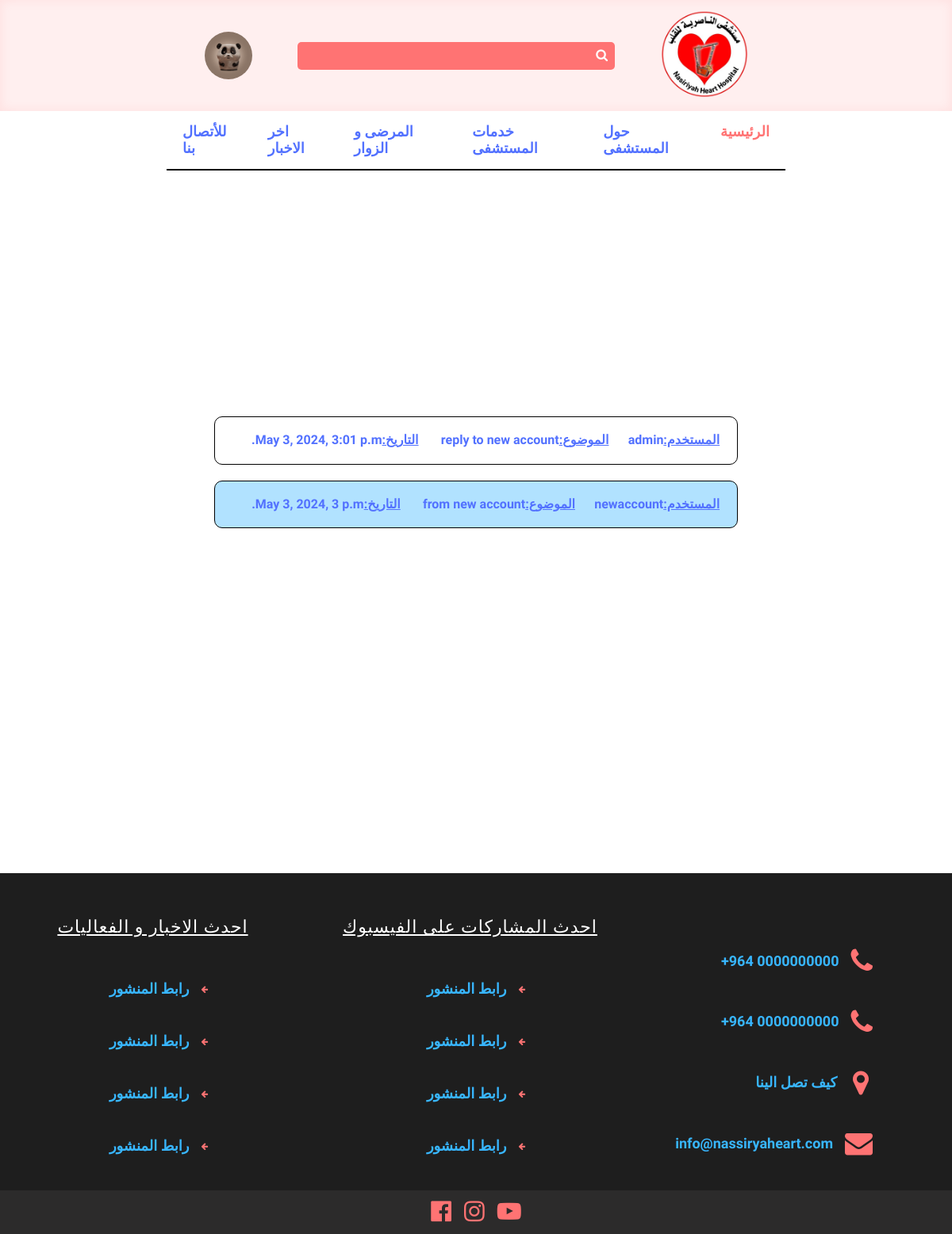
Page /contact/mail/emails_list/ (signed in) on the committed database.
### mainapp/models.py (models this page shows, shortened)
class Profile(models.Model):
    user=models.OneToOneField( settings.AUTH_USER_MODEL,on_delete=models.CASCADE)
    image=models.ImageField(default="/default.jpg",upload_to="profile/%Y/%m/%d")
    phone_number = models.CharField(max_length=60,
                             null=True, blank=True)
    birthdate=models.DateField(blank=True,null=True)

class Mail(models.Model):
    email_reply=models.CharField(max_length=255)
    subject=models.CharField(max_length=255,null=False,default='')
    user=models.ForeignKey(settings.AUTH_USER_MODEL,on_delete=models.CASCADE)
    email_body=RichTextUploadingField(null=True,blank=True)
    user_visible=models.BooleanField(default=True)
    replied=models.BooleanField(default=False)
    created=models.DateTimeField(auto_now=True,blank=True)

### chat/views.py (the view)
# urls.py: path("mail/emails_list/",views.emails_list,name="emails_list"),
def emails_list(request):
    active_user_mails=Q(user=request.user)
    admin_user_mails=Q(user=User.objects.get(is_superuser=True))
    if request.user.is_superuser:
        q1=Q(user=request.user)
        q2=Q(email_reply='hospital@gmail.com')
        emails=Mail.objects.filter(q1 | q2).order_by('created')
    else:
        emails=Mail.objects.filter(admin_user_mails | active_user_mails)
    return render(request,'chat/mails_list.html',{'emails':emails})

### chat/templates/chat/mails_list.html (shortened to what this page needs)
{% extends 'base.html' %}
{% load static %}
{% block content %}
<div class="empty_fixer"></div>
<div class="search_item_container">
    <div style="width: 100%; height: 100px;"></div>
    {% for email in emails %}
    {% if request.user == email.user %}
    <div class="search_item admin" dir="rtl">
    {% else %}
    <div class="search_item " dir="rtl">
    {% endif %}
    <a href="{% url 'mail_show' email.id %}">
        <span>المستخدم:</span>{{email.user.username}}&ensp;  &ensp;
        <span>الموضوع:</span>{{email.subject}} &ensp;  &ensp;
        <span>التاريخ:</span>{{email.created}} &ensp;  &ensp;
    </a>
</div>
    {% endfor %}
    </div>
<div class="empty_fixer"></div>
{% endblock %}

### templates/base.html (shortened to what this page needs)
{% load static %}
<!DOCTYPE html>
<html lang="en">
<head>
    <link
    rel="stylesheet"
    href="https://cdn.jsdelivr.net/npm/swiper@11/swiper-bundle.min.css"
  />
    <link rel="stylesheet" href="https://cdnjs.cloudflare.com/ajax/libs/font-awesome/4.7.0/css/font-awesome.min.css">
    <link rel="stylesheet"   href="{% static 'css/normal.css' %}">
    <link rel="stylesheet"  href="{% static 'css/style.css' %}">
    <link rel="stylesheet"  href="{% static 'css/subjects.css' %}">
    <link rel="stylesheet"  href="{% static 'css/report.css' %}">
    <link rel="stylesheet"  href="{% static 'css/search.css' %}">
</head>
<body>
    <header class="navbar_header">
          <div class="arabic_english_container">
            {% if request.user.is_authenticated %}
                <div class="action">
                    <div class="profile" onclick="menuToggle();">
                      {% if user.profile.image %}
                      <img src="{{user.profile.image.url}}" onerror="this.onerror=null;this.src='/default.png/'" />
                      {% else %}
                      <img src="/default.jpg/" />
                      {% endif %}
                    </div>
                  </div>
            {% else %}
            <button class="arabic"><a href="{% url 'login' %}">دخول</a></button>
            <button class="english"><a href="{% url 'signup' %}">تسجيل</a></button>
            {% endif %}
        </div>
        <form class="search_form" method="GET"  action="/search_result/">
            <input  class="search_input" type="text" name="search"  >
            <button class="search_submit" type="submit"><i class="fa fa-search" aria-hidden="true"></i> </button>
        </form>
        <div class="logo_container">
            <img  class="logo_img" src="{% static 'source/images/MainLogo.png' %}" alt="logo">
        </div>
    </header>
<div class="second_navbar_container">
    <header class="second_navbar">
            <a class="subject" href="/" id="main">الرئيسية</a>
            <a class="subject" href="/about_hospital/">حول المستشفى</a>
            <a class="subject" href="/hospital_services/">خدمات المستشفى</a>
            <a class="subject" href="/patients_and_visitors/">المرضى و الزوار</a>
            <a class="subject" href="/reports/1/">اخر الاخبار</a>
            <a class="subject" href="/contact_info/">للأتصال بنا</a>
        </header>
    </div>
    {% block content %}
    {% endblock %}
    <div class="footer">
        <div class="part">
            <div class="part_item">
                <span id="part_two">احدث الاخبار و الفعاليات</span>
            </div>
            <div class="part_item news">
               <a href="{% url 'report' 1 %}"> <span>رابط المنشور</span></a>
                <i class="fa fa-arrow-left" aria-hidden="true"></i>
            </div>
            <div class="part_item news">
             <a href="{% url 'report' 2 %}"> <span>رابط المنشور</span></a>
                <i class="fa fa-arrow-left" aria-hidden="true"></i>
            </div>
            <div class="part_item news">
              <a href="{% url 'report' 2 %}">  <span> رابط المنشور</span></a>
                <i class="fa fa-arrow-left" aria-hidden="true"></i>
            </div>
            <div class="part_item news">
               <a href="{% url 'report' 4 %}"><span>رابط المنشور</span></a>
                <i class="fa fa-arrow-left" aria-hidden="true"></i>
            </div>
        </div>
        <div class="part">
            <div class="part_item">
                 <span id="part_two">احدث المشاركات على  الفيسبوك</span>
            </div>
            <div class="part_item news">
               <a href="https://fb.watch/rXO-4PC_m1/"><span>رابط المنشور</span></a>
                <i class="fa fa-arrow-left" aria-hidden="true"></i>
            </div>
            <div class="part_item news">
                <a href="https://www.facebook.com/NHCOH/posts/pfbid02D9YFFEDvdYqxpowC232cKgUX8dmVEMz8tn5scsYgaM6NLH7BfcDRDuvwGMSzgxDCl"><span>رابط المنشور</span></a>
                <i class="fa fa-arrow-left" aria-hidden="true"></i>
            </div>
            <div class="part_item news">
                <a href="https://fb.watch/rXP1V_XAU3/">  <span> رابط المنشور</span></a>
                <i class="fa fa-arrow-left" aria-hidden="true"></i>
            </div>
            <div class="part_item news">
                <a href="https://www.facebook.com/NHCOH/posts/pfbid02ERhAAqgtzgh5bSAdavmohriTV8ux4a4Z4kYJ2MNmz2dgg34DJZRoHYA7BgzYR8FPl"> <span>رابط المنشور</span></a>
                <i class="fa fa-arrow-left" aria-hidden="true"></i>
            </div>
        </div>
        <div class="part" id="info_part">
            <div class="part_item info" >
                <span>+964 0000000000</span>
                <i class="fa fa-phone" aria-hidden="true"></i>
            </div>
            <div class="part_item info">
                <span>+964 0000000000</span>
                <i class="fa fa-phone" aria-hidden="true"></i>
            </div>
            <div class="part_item info">
               <a href="https://www.google.com/maps/place/Nassiriya+Heart+Center/@31.080889,46.2476,10z/data=!4m6!3m5!1s0x3fddfce278fda60b:0x9e70920fe98fac40!8m2!3d31.0808892!4d46.2476004!16s%2Fm%2F012vtx21?hl=en-GB&entry=ttu"> <span> كيف تصل الينا</span> </a>
               <i class="fa fa-map-marker" aria-hidden="true"></i>
            </div>
            <div class="part_item info">
                <a href="mailto:info@nassiryaheart.com"> <span>info@nassiryaheart.com </span></a>
                <i class="fa fa-envelope" aria-hidden="true"></i>
            </div>
        </div>
    </div>
    <div class="social_media">
        <a class="social_media_icon" href="https://www.facebook.com/NHCOH">
            <i class="fa fa-facebook-official" aria-hidden="true"></i>
        </a>
        <a class="social_media_icon" href="https://www.instagram.com/nasiryahearthospital?utm_source=ig_web_button_share_sheet&igsh=OGQ5ZDc2ODk2ZA==">
            <i class="fa fa-instagram" aria-hidden="true"></i>
        </a>
        <a class="social_media_icon" href="https://www.youtube.com/@NasiryaHeartHospital">
            <i class="fa fa-youtube-play" aria-hidden="true"></i>
        </a>
    </div>
</body>
</html>

### static/css/normal.css (style rules this page uses)
html { line-height: 1.15; -webkit-text-size-adjust: 100%; }
body { margin: 0; }
a { background-color: transparent; }
img { border-style: none; }
button, input, optgroup, select, textarea { font-family: inherit; font-size: 100%; line-height: 1.15; margin: 0; }
button, input { overflow: visible; }
button, select { text-transform: none; }
button, [type="button"], [type="reset"], [type="submit"] { -webkit-appearance: button; }

### static/css/style.css (style rules this page uses)
* { box-sizing: border-box; font-family: "Almarai", sans-serif; font-optical-sizing: auto; font-weight:normal; font-style: normal; }
.empty_fixer { height: 100px; }
:root { --red:#ff7373; --light_red:#fda7a7; --blue:#38B6FF; --gray:#FFEFEF; --darker-blue:#5271FF; --light_blue:#b1e2ff; --time:0.3s; --mobile_size:480px; }
.fa-map-marker:before { content: "\f041"; margin: 5px; }
.navbar_header { height: 140px; background-color: #FFEFEF; display: flex; justify-content: space-evenly; align-items: center; padding: 0 200px; box-shadow: inset 0 0 14px #ff68691f; }
.search_form { position: relative; width:400px; }
.search_input { width:100%; height: 100%; padding: 8px 40px 8px 32px; border:none; border-radius: 5px; background-color: var(--red); color:white; outline: none; text-align: end; }
.search_submit { position:absolute; top:7px; right:3px; background:none; border:none; }
.search_submit > i { cursor: pointer; transition: var(--time); color:white; }
.logo_img { width:110px; }
.logo_container { cursor:pointer; }
.arabic_english_container { display: flex; position: relative; }
.second_navbar { display: flex; justify-content: center; flex-direction: row-reverse; border-bottom: 2px solid black; width: 65%; }
.subject { font-weight: 600; font-size: 18px; padding: 16px 20px; color:var(--darker-blue); border-bottom: 2px solid black; transition: var(--time); border:none; cursor: pointer; text-decoration: none; }
#main { color:var(--red); }
.second_navbar_container { display: flex; justify-content: center }
.footer { display: flex; height: 400px; background-color: #1E1E1E; margin-top:25px; }
.part { flex-basis: 100%; display: flex; flex-direction: column; justify-content: space-evenly; align-items: center; }
.part_item { color:white; display: flex; align-items: center; }
.part_item span { margin-right: 15px; cursor: pointer; font-size: 18px; color:var(--blue); transition: 0.2s; font-weight: 600; }
.part_item a { text-decoration: none; }
.part_item i { color:var(--red); font-size: 35px; }
#part_two { text-align: end; padding: 10px; color:white; text-decoration: underline; font-size: 22px; letter-spacing: 1px; font-weight: normal; }
.news i { font-size: 10px; }
#info_part { align-items: flex-end; }
.info { margin-right: 100px ; }
.social_media { display: flex; justify-content: center; align-items: center; background-color: #2c2b2b; padding: 10px; }
.social_media_icon { color:var(--red); font-size: 30px; margin:0 8px; transition: var(--time); }
.action .profile { width: 60px; height: 60px; border-radius: 50%; overflow: hidden; cursor: pointer; }
.action .profile img { width: 100%; height: 100%; object-fit: cover; }

### static/css/subjects.css (style rules this page uses)
:root { --red:#ff7373; --light_red:#fda7a7; --blue:#38B6FF; --gray:#FFEFEF; --darker-blue:#5271FF; --light_blue:#b1e2ff; --time:0.3s; }

### static/css/search.css (style rules this page uses)
:root { --red:#ff7373; --light_red:#fda7a7; --blue:#38B6FF; --gray:#FFEFEF; --darker-blue:#5271FF; --light_blue:#b1e2ff; --time:0.3s; --mobile_size:480px; }
.search_item_container { display: flex; margin: 100px 50px 300px 50px; flex-direction: column; align-items: center; }
.search_item { padding: 20px; border: 1px solid black; width: 60%; border-radius: 10px; text-align: center; margin: 10px; }
.search_item a { text-decoration: none; font-weight: 600; font-size: 20px; color: var(--darker-blue); }

### chat/templates/chat/mails_list.html (style rules this page uses)
:root { --red:#ff7373; --light_red:#fda7a7; --blue:#38B6FF; --gray:#FFEFEF; --darker-blue:#5271FF; --light_blue:#b1e2ff; --time:0.3s; --mobile_size:480px; }
.search_item a { font-size: 16px; }
.search_item span { font-weight: bold; text-decoration: underline; }
.admin { background-color:var(--light_blue) ; }

### rows in the picture
Mail: user.username "admin", created "May 3, 2024, 3:01 p.m."
Mail: user.username "newaccount", subject "from new account", created "May 3, 2024, 3 p.m."
